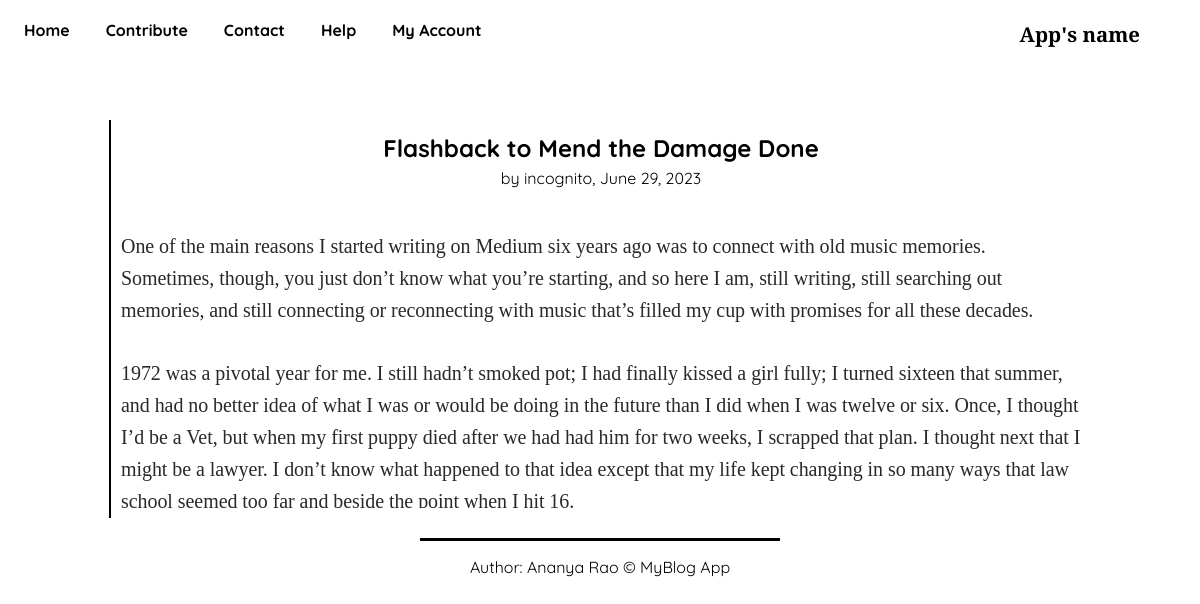
The page /read/flashback-to-mend-the-damage-done on the database its author committed.
### myapp/models.py (models this page shows, shortened)
class BlogModel(models.Model):
    user = models.ForeignKey(User, blank=True, null=True, on_delete=models.CASCADE)
    title = models.CharField(max_length=1000)
    content = FroalaField()
    pub_date = models.DateField()
    category = models.CharField(max_length=100)
    slug = models.SlugField(max_length=1000, null=True, blank=True)
    created_at = models.DateTimeField(auto_now_add=True)
    upload_to = models.DateTimeField(auto_now=True)

### myapp/views.py (the view)
# urls.py: path('read/<slug>', views.read, name="read"),
def read(request, slug):
    blog = BlogModel.objects.filter(slug = slug).first()
    context = {
        'blog' : blog
    }
    return render(request, 'read.html', context)

### templates/read.html (shortened to what this page needs)
{% extends 'base.html' %}
{% block body %}
 <div class="read-article-body">
    <div class="read-article">
        <div class="title"><h2 style="margin:3px 0;">{{blog.title}}</h2></div>
        <div class="author-date"><p style="margin:2px 0;"> by {{blog.user.username}}, {{blog.pub_date}}</p></div>
        <div class="the-article">
            {{blog.content|safe}}
        </div>
    </div>
 </div>
{% endblock body %}

### rows shown on the page
BlogModel: title "Flashback to Mend the Damage Done", user.username "incognito", pub_date "June 29, 2023", content "One of the main reasons I started writing on Medium six years ago was to connect with old music memories. Sometimes, though, you just don’t know what you’re starting, and so here I am, still writing, still searching out memories, and still connecting or reconnecting with music that’s filled my cup with promises for all these decades. 1972 was a pivotal year for me. I still hadn’t smoked pot; I had finally kissed a girl fully; I turned sixteen that summer, and had no better idea of what I was or would be doing in the future than I did when I was twelve or six. Once, I thought I’d be a Vet, but when my first puppy died after we had had him for two weeks, I scrapped that plan. I thought next…"
